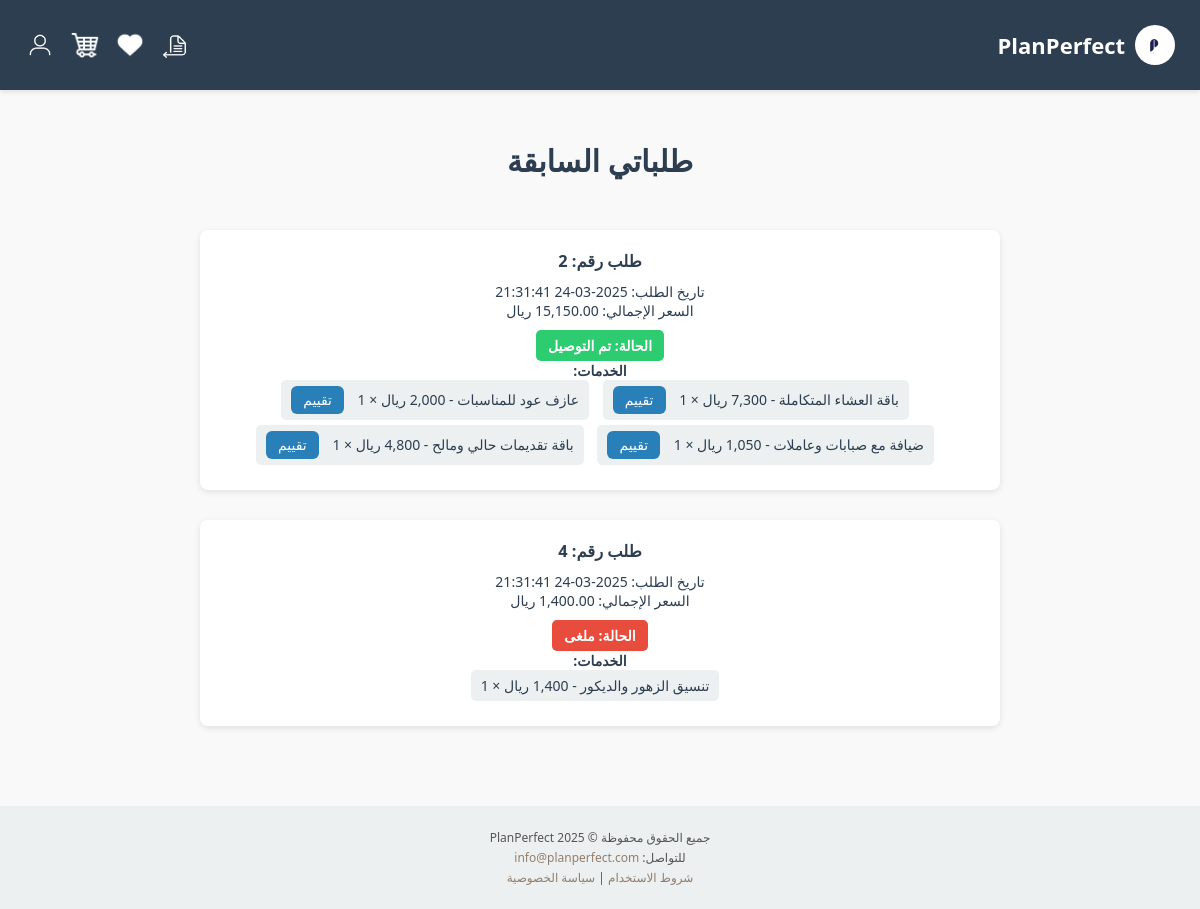
The app's page /PreviousOrders.php (signed in) with its own data.
### tables this page shows
CREATE TABLE `orders` (
  `orderID` int(11) NOT NULL,
  `userID` int(11) NOT NULL,
  `createdAt` datetime NOT NULL,
  `status` enum('انتظار قبول الطلب','قيد التجهيز','تم التوصيل','ملغى') NOT NULL
);

CREATE TABLE `orderdetails` (
  `detailID` int(11) NOT NULL,
  `orderID` int(11) NOT NULL,
  `serviceID` int(11) NOT NULL,
  `quantity` int(11) NOT NULL
);

CREATE TABLE `service` (
  `serviceID` int(11) NOT NULL,
  `vendorID` int(11) NOT NULL,
  `serviceName` varchar(100) NOT NULL,
  `description` text NOT NULL,
  `price` decimal(65,0) NOT NULL,
  `imageURL` varchar(100) NOT NULL
);

### PreviousOrders.php (the view, shortened to what this page needs)
<?php
include 'db.php';
$userID = $_SESSION['userID'];
$orderQuery = "SELECT * FROM orders WHERE userID = ? ORDER BY createdAt DESC";
$stmt = $conn->prepare($orderQuery);
$stmt->bind_param("i", $userID);
$stmt->execute();
$ordersResult = $stmt->get_result();
$orders = [];
while ($order = $ordersResult->fetch_assoc()) {
    $orderID = $order['orderID'];
    $detailQuery = "SELECT od.serviceID, s.serviceName, od.quantity, s.price
                    FROM orderdetails od
                    JOIN service s ON od.serviceID = s.serviceID
                    WHERE od.orderID = ?";
    $detailStmt = $conn->prepare($detailQuery);
    $detailStmt->bind_param("i", $orderID);
    $detailStmt->execute();
    $detailResult = $detailStmt->get_result();
    $services = [];
    $calculatedTotal = 0;
    while ($detail = $detailResult->fetch_assoc()) {
        $services[] = $detail;
        $calculatedTotal += $detail['price'] * $detail['quantity'];
    }
    $order['services'] = $services;
    $order['totalPrice'] = $calculatedTotal;
    $orders[] = $order;
}
include 'layout.php';
?>
<!DOCTYPE html>
<html lang="ar" dir="rtl">
<head>
  <link rel="stylesheet" href="styles.css">
</head>
<body>
    <main>
      <h2>طلباتي السابقة</h2>
      <br>
      <?php if (count($orders) === 0): ?>
        <p style="text-align:center;">لا توجد طلبات سابقة.. ابدأ رحلتك معنا ودعنا نبدع في مناسباتك القادمة!</p>
      <?php else: ?>
        <?php foreach ($orders as $order): ?>
          <div class="order-card">
            <h3>طلب رقم: <?= $order['orderID'] ?></h3>
            <p>تاريخ الطلب: <?= $order['createdAt'] ?></p>
            <p>السعر الإجمالي: <?= number_format($order['totalPrice'], 2) ?> ريال</p>
            <p class="status <?= strtok($order['status'], ' ') ?>">الحالة: <?= $order['status'] ?></p>
            <h4>الخدمات:</h4>
            <?php foreach ($order['services'] as $service): ?>
              <div class="service-item">
                <?= $service['serviceName'] ?> - <?= number_format($service['price']) ?> ريال × <?= $service['quantity'] ?>
                <?php if ($order['status'] === 'تم التوصيل'): ?>
                    <button class="review-button" onclick="openReviewPopup(<?= $service['serviceID'] ?>)">تقييم</button>
                <?php endif; ?>
              </div>
            <?php endforeach; ?>
          </div>
        <?php endforeach; ?>
      <?php endif; ?>
    </main>
    <footer>
    <div class="footer-content">
        <p>جميع الحقوق محفوظة © PlanPerfect 2025</p>
        <p>للتواصل: <a href="mailto:info@planperfect.com">info@planperfect.com</a></p>
        <p><a href="#">شروط الاستخدام</a> | <a href="#">سياسة الخصوصية</a></p>
    </div>
    </footer>
</body>
</html>

### styles.css (style rules this page uses)
* { box-sizing: border-box; margin: 0; padding: 0; }
body { font-family: 'Segoe UI', Tahoma, Geneva, Verdana, sans-serif; background-color: var(--secondary-color); color: var(--text-color); margin: 0; padding: 0; text-align: center; direction: rtl; font-size: 14px; }
main { padding: 10px; max-width: 100%; margin: 0 auto; }
footer { background-color: var(--primary-color); padding: 15px; color: var(--light-color); margin-top: 20px; }
.footer-content { max-width: 100%; margin: 0 auto; text-align: center; }
footer p { margin: 3px 0; font-size: 12px; }
footer a { color: #937e6c; text-decoration: none; }

### PreviousOrders.php (style rules this page uses)
.order-card { background: #fff; border-radius: 8px; padding: 20px; margin: 30px auto; max-width: 800px; box-shadow: 0 2px 6px rgba(0,0,0,0.1); }
.order-card h3 { margin: 0 0 10px; }
.service-item { margin-right: 10px; margin-bottom: 5px; padding: 6px 10px; background: #ecf0f1; border-radius: 5px; display: inline-block; }
.status { padding: 6px 12px; border-radius: 5px; font-weight: bold; display: inline-block; margin-top: 10px; }
.status.تم { background: #2ecc71; color: white; }
.status.ملغى { background: #e74c3c; color: white; }
.review-button { background-color: #2980b9; color: white; border: none; padding: 6px 12px; border-radius: 6px; cursor: pointer; transition: background-color 0.3s ease, transform 0.2s; font-size: 14px; margin-right: 10px; }
h2 { text-align: center; margin-top: 40px; font-size: 30px; color: #2c3e50; }
footer { text-align: center; padding: 20px; background-color: #ecf0f1; color: #555; font-size: 14px; margin-top: 40px; }

### records on screen
orders: orderID "2", createdAt "2025-03-24 21:31:41", status "تم التوصيل"
orderdetails: serviceID.serviceName "باقة العشاء المتكاملة", serviceID.price "7,300"
orderdetails: serviceID.serviceName "عازف عود للمناسبات"
orderdetails: serviceID.serviceName "ضيافة مع صبابات وعاملات"
orderdetails: serviceID.serviceName "باقة تقديمات حالي ومالح", serviceID.price "4,800"
orders: orderID "4", createdAt "2025-03-24 21:31:41", status "ملغى"
orderdetails: serviceID.serviceName "تنسيق الزهور والديكور", quantity "1"
